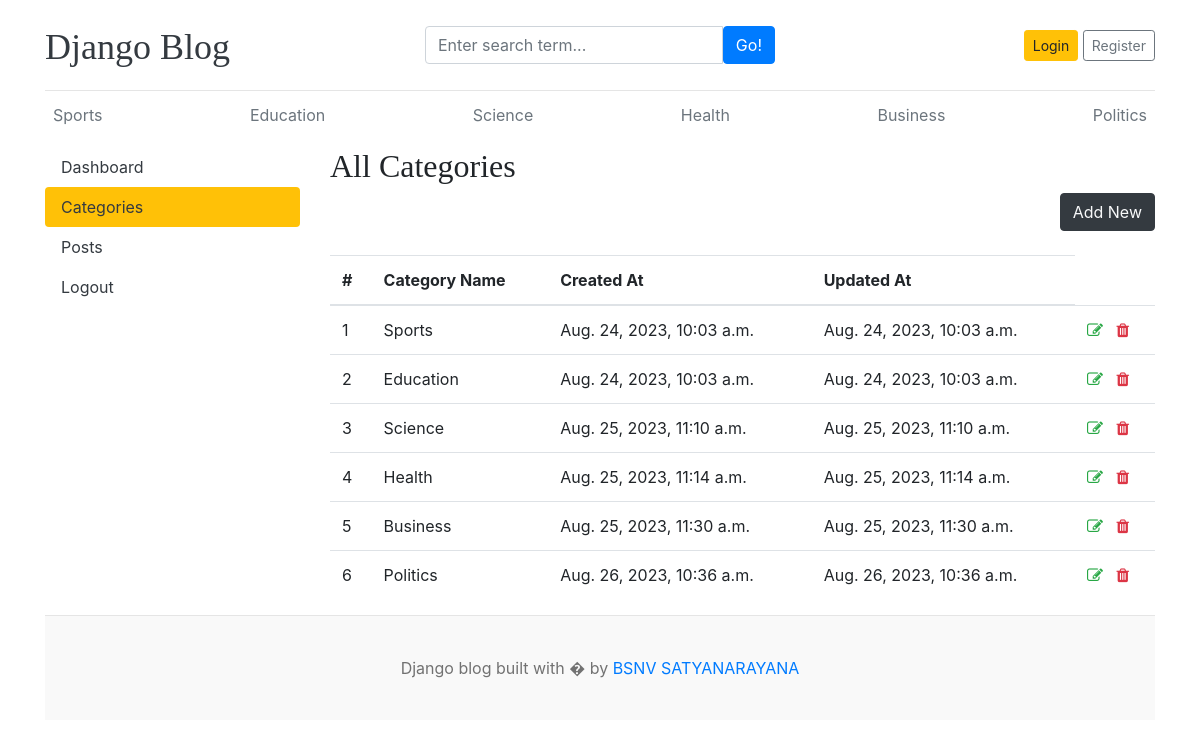
/dashboard/categories/, run on the app's committed database.
### blog/models.py (models this page shows)
class Category(models.Model):
    category_name=models.CharField(max_length=50,unique=True)
    created_at=models.DateTimeField(auto_now_add=True)
    updated_at=models.DateTimeField(auto_now=True)
    class Meta:
        verbose_name_plural='categories'
    def __str__(self):
        return self.category_name

### dashboards/views.py (the view)
# urls.py: path('categories/',views.categories,name='categories'),
def categories(request):
    return render(request,'dashboard/categories.html')

### blog/context_processors.py (called while the page is built)
def get_categories(request):
    categories=Category.objects.all()
    return dict(categories=categories)

def get_social_links(request):
    social_links=SocialLink.objects.all()
    return dict(social_links=social_links)

### templates/dashboard/categories.html (shortened to what this page needs)
{% extends 'base.html' %}
{% block content %}
<div class="row">
    {% include 'dashboard/sidebar.html' %}
    <div class="col-md-9">
        <h2>All Categories</h2>
        <a href="{% url 'add_category' %}" class="btn btn-dark text-light float-right mb-4">Add New</a>
        <table class="table table-hover">
            <thead>
                <tr>
                    <th scope="col">#</th>
                    <th scope="col">Category Name</th>
                    <th scope="col">Created At</th>
                    <th scope="col">Updated At</th>
                </tr>
                <tbody>
                    {% for cat in categories %}
                    <tr>
                        <td>{{forloop.counter}}</td>
                        <td>{{cat}}</td>
                        <td>{{cat.created_at}}</td>
                        <td>{{cat.updated_at}}</td>
                        <td>
                            <a href="{% url 'edit_category' cat.id %}"><i class="fa fa-edit text-success"></i></a>
                            <a href="{% url 'delete_category' cat.id %}"><i class="fa fa-trash text-danger"></i></a>
                        </td>
                    </tr>
                    {% endfor %}
                </tbody>
            </thead>
        </table>
    </div>
</div>
{% endblock  %}

### templates/base.html (shortened to what this page needs)
{% load static %}
<!DOCTYPE html>
<html lang="en">
<head>
    <link href="https://getbootstrap.com/docs/4.0/dist/css/bootstrap.min.css" rel="stylesheet">
    <link href="{% static 'css/blog.css' %}" rel="stylesheet">
    <link rel="stylesheet" href="https://cdnjs.cloudflare.com/ajax/libs/font-awesome/4.7.0/css/font-awesome.min.css">
  </head>
<body>
    <div class="container">
      <header class="blog-header py-3">
        <div class="row flex-nowrap justify-content-between align-items-center">
          <div class="col-4 pt-1">
            <a class="blog-header-logo text-dark" href="/">Django Blog</a>
          </div>
          <div class="col-4">
            <form action="{% url 'search' %}" method="GET">
              <div class="input-group">
                <input class="form-control" type="text" name="keyword" value="{{keyword}}" placeholder="Enter search term..." aria-label="Enter search term..." aria-describedby="button-search" />
                <button type="submit" class="btn btn-primary" id="button-search" type="button">Go!</button>
            </div>
            </form>
          </div>
          <div class="col-4 d-flex justify-content-end align-items-center">
            {% if not user.is_authenticated %}
            <a class="btn btn-sm btn-warning" href="{% url 'login' %}">Login</a> &nbsp;
            <a class="btn btn-sm btn-outline-secondary" href="{% url 'register' %}">Register</a>
          </div>
          {% else %}
          <span><a href="{% url 'dashboard' %}">Dashboard</a></span>
          &emsp;
          <span><a href="{% url 'logout' %}">Logout</a></span>
          {% endif %}
        </div>
      </header>
      <div class="nav-scroller py-1 mb-2">
        <nav class="nav d-flex justify-content-between">
          {% for cat in categories %}
          <a class="p-2 text-muted" href="{% url 'posts_by_category' cat.id %}">{{cat.category_name}}</a>
          {% endfor %}
        </nav>
      </div>
{% block content  %}
{% endblock  %}
<footer class="blog-footer">
    <p>Django blog built with � by <a href="#">BSNV SATYANARAYANA</a></p>
  </footer>
  </body>
  </html>

### project1/static/css/blog.css (style rules this page uses)
.blog-header { border-bottom: 1px solid #e5e5e5; }
.blog-header-logo { font-family: "Playfair Display", Georgia, "Times New Roman", serif; font-size: 2.25rem; }
h1, h2, h3, h4, h5, h6 { font-family: "Playfair Display", Georgia, "Times New Roman", serif; }
.blog-footer { padding: 2.5rem 0; color: #727272; text-align: center; background-color: #f9f9f9; border-top: .05rem solid #e5e5e5; }
.blog-footer p:last-child { margin-bottom: 0; }

### data on the page
Category: category_name "Sports", created_at "Aug. 24, 2023, 10:03 a.m.", updated_at "Aug. 24, 2023, 10:03 a.m."
Category: category_name "Education", created_at "Aug. 24, 2023, 10:03 a.m.", updated_at "Aug. 24, 2023, 10:03 a.m."
Category: category_name "Science", created_at "Aug. 25, 2023, 11:10 a.m.", updated_at "Aug. 25, 2023, 11:10 a.m."
Category: category_name "Health", created_at "Aug. 25, 2023, 11:14 a.m.", updated_at "Aug. 25, 2023, 11:14 a.m."
Category: category_name "Business", created_at "Aug. 25, 2023, 11:30 a.m.", updated_at "Aug. 25, 2023, 11:30 a.m."
Category: category_name "Politics", created_at "Aug. 26, 2023, 10:36 a.m.", updated_at "Aug. 26, 2023, 10:36 a.m."
